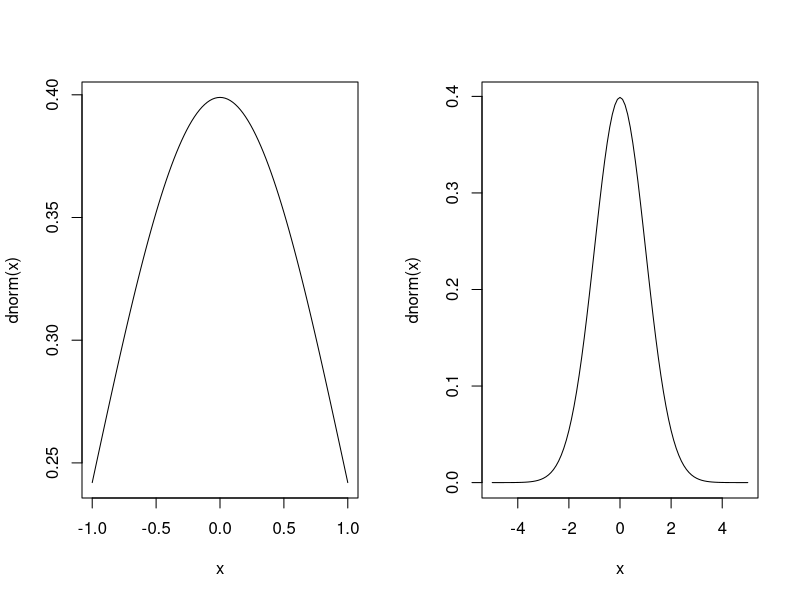
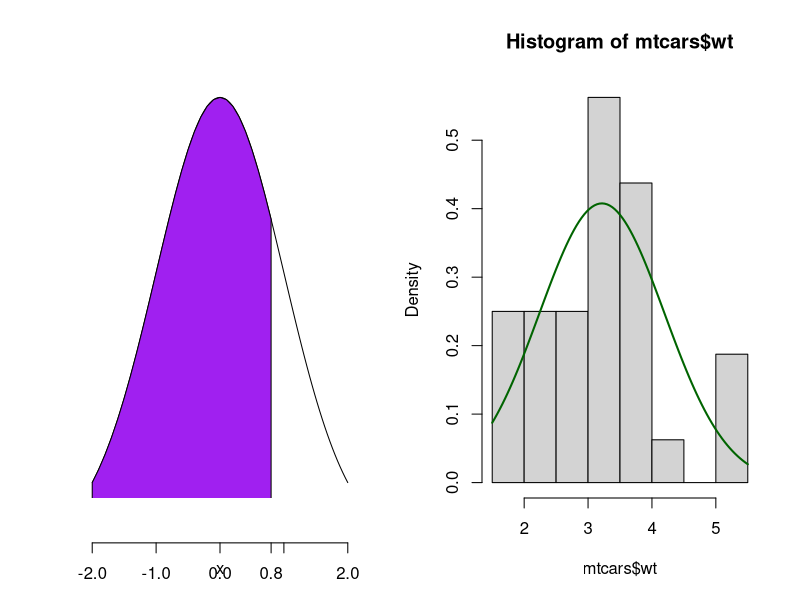

The R source for these figures, in order:
## ---- chunk 1
par(mfrow=c(1,2)) # plots 2 plots on same row
curve(dnorm(x),-1,1)
curve(dnorm(x),-5,5)
## ---- chunk 2
curve(dnorm(x), xlim = c(-2, 2),ylab="",axes=FALSE)
abline(h = 0)
sequence = seq(-2, 0.8, 0.1)
polygon(x = c(sequence,0.8,-2),
        y = c(dnorm(c(sequence)),0,0),
        col = "purple")
axis(1, at=c(-2,-1,0,0.8,1,2), pos=0)
## ---- chunk 3
hist(mtcars$wt,prob=T)
m=mean(mtcars$wt)
s=sd(mtcars$wt)
curve(dnorm(x, mean=m, sd=s), 
col="darkgreen", lwd=2, add=TRUE)
## ---- chunk 4
pnorm(0.8)
## ---- chunk 5
pnorm(0.8,lower.tail=F)
1-pnorm(0.8)
## ---- chunk 6
pnorm(0.7)-pnorm(0.3)
## ---- chunk 7
pnorm(8,mean=5,sd=4)
pnorm(8,5,4)
